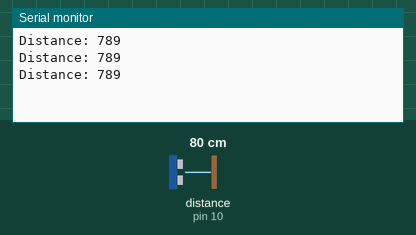
A sketch run on a simulated Arduino Uno, built with avr-gcc and run on an emulated ATmega328P. Shown: the last lines printed to the serial monitor. Wiring (inferred from the names in the program): ultrasonic range finder: trigger pin 9; echo pin 10. The inputs (shaded band) are chosen by the test bench; at power-on: distance to the obstacle (sensor on pin 10) 80 cm. The echo pulse lasts 58.3 µs per cm.

Above: at 1.3 s.
1.4 s: distance to the obstacle (sensor on pin 10) set to 2 cm
At 1.9 s:
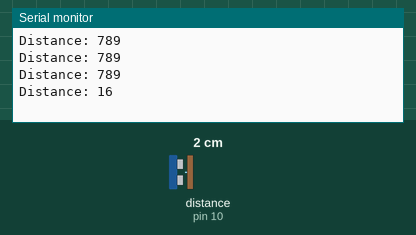
2.9 s: distance to the obstacle (sensor on pin 10) set to 4 cm
At 3.4 s:
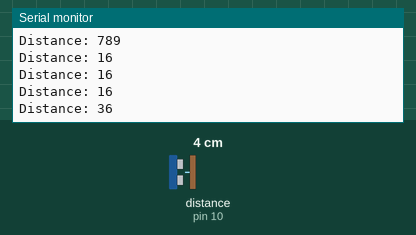
Timing chart, 0 to 5.9 s (numbered marks = the images above; inputs shaded):
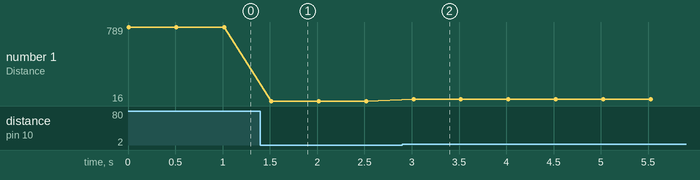

Measured:
- after the input at 1.4 s, the serial monitor: prints a new line after 0.12 s (image 1)
- after the input at 2.9 s, the serial monitor: prints a new line after 0.12 s (image 2)
- plotted number 1: 789 → 16 after the input at 1.4 s, 16 → 36 after the input at 2.9 s

The sketch:

ultrasonic.ino
```cpp
/*
* Ultrasonic Sensor HC-SR04 and Arduino Tutorial
*
* Crated by Dejan Nedelkovski,
* www.HowToMechatronics.com
*
*/

// defines pins numbers
const int trigPin = 9;
const int echoPin = 10;

// defines variables
long duration;
int distance;

void setup() {
pinMode(trigPin, OUTPUT); // Sets the trigPin as an Output
pinMode(echoPin, INPUT); // Sets the echoPin as an Input
Serial.begin(115200); // Starts the serial communication
}

void loop() {
// Clears the trigPin
digitalWrite(trigPin, LOW);
delayMicroseconds(2);

// Sets the trigPin on HIGH state for 10 micro seconds
digitalWrite(trigPin, HIGH);
delayMicroseconds(10);
digitalWrite(trigPin, LOW);

// Reads the echoPin, returns the sound wave travel time in microseconds
duration = pulseIn(echoPin, HIGH);

// Calculating the distance
distance= duration*0.34/2;

// Prints the distance on the Serial Monitor
Serial.print("Distance: ");
Serial.println(distance);
delay(500);
}
```
